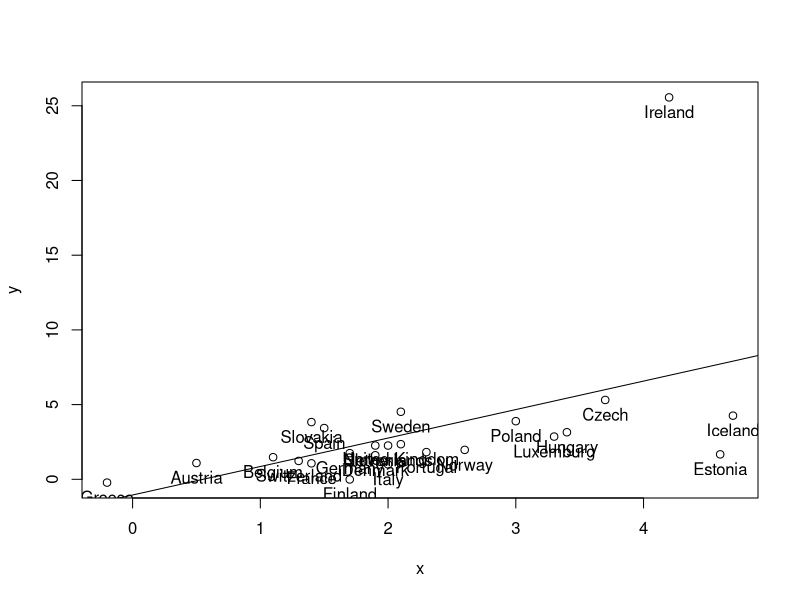
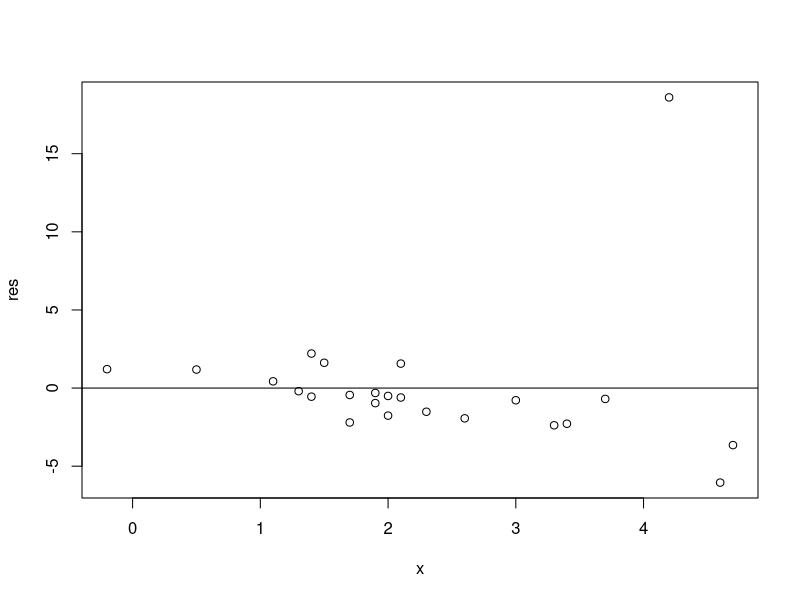
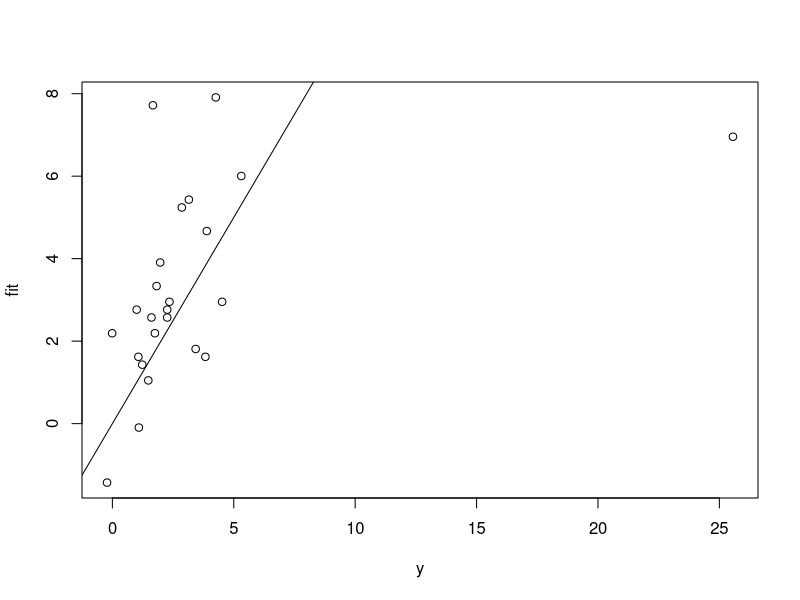
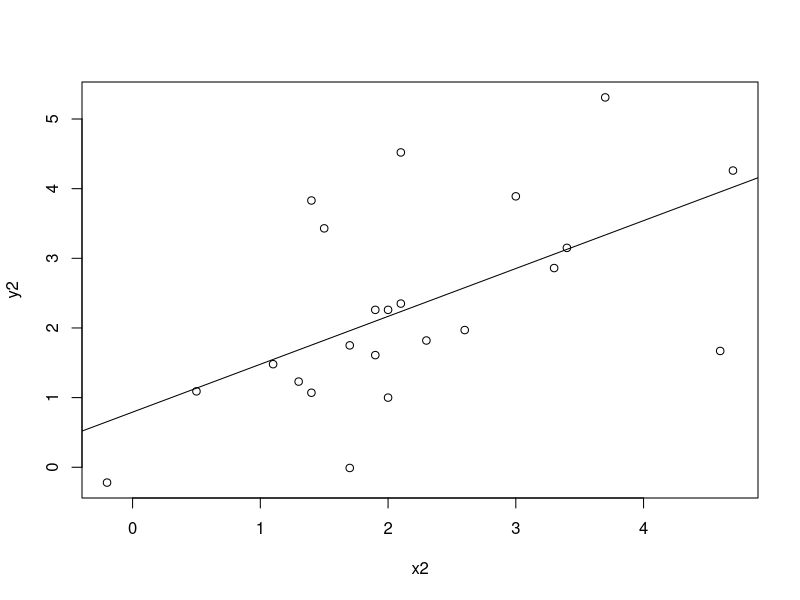

Reproduce these figures in R, in order.
setwd("//home.org.aalto.fi/savelaj3/data/Documents/R/Intr_to_stat_infer") #koulun kone

gdp <- read.table("E8GDP.txt", header = T)
gdp

#### 2 ####

y <- gdp$GDP.growth
x <- gdp$Private.consumption.growth

model <- lm(y~x)
summary(model)
# b_0 = -1.049
# b_1 = 1.906

cor(y, model$fitted.values)^2 # R^2 = 0.22461...

#### 3 ####

plot(y~x)
abline(model)
with(gdp, text(y~x, labels=gdp$Country,pos=1))

res <- model$residuals
fit <- model$fitted.values

plot(x, res)
abline(h=0)

plot(y, fit)
abline(a=0, b=1)

#### 4 ####

gdp2 <- subset(gdp, !gdp$Country=="Ireland")

y2 <- gdp$GDP.growth[-length(gdp$Country)]
x2 <- gdp$Private.consumption.growth[-length(gdp$Country)]

model2 <- lm(y2~x2)

summary(model2)

plot(y2~x2)
abline(model2)



